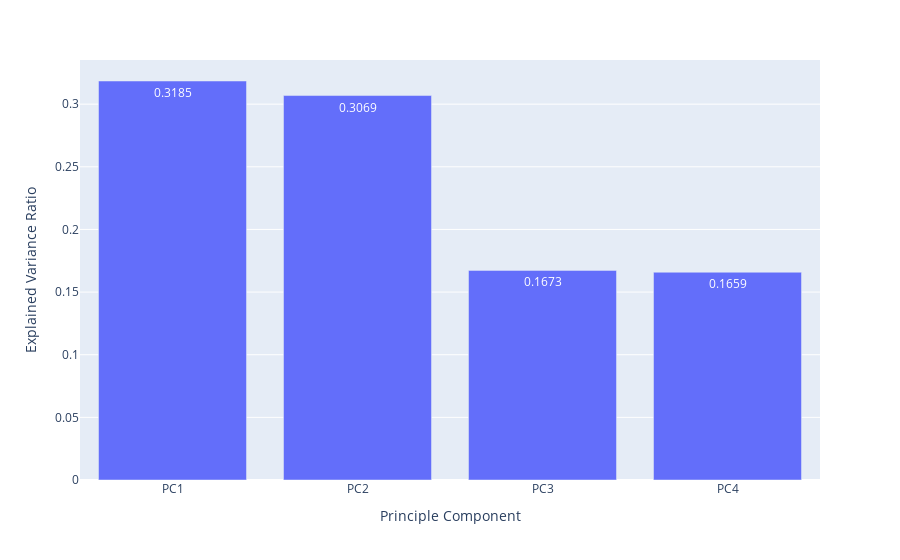

This figure's notebook cell:
### Code cell
explained_variance = pd.DataFrame({'Explained Variance Ratio':pca1.explained_variance_ratio_,
             'Principle Component':['PC'+ str(i+1) for i in range(pca1.n_components_)]})

fig = px.bar(explained_variance, x='Principle Component', y='Explained Variance Ratio', text_auto='.4f')
fig.show()

### Figure 1 — Plotly figure (JSON) as saved in the notebook; plotly's stock layout.template omitted (floating-point values rounded to 4 significant figures)
{"data": [{"alignmentgroup": "True", "hovertemplate": "Principle Component=%{x}<br>Explained Variance Ratio=%{y}<extra></extra>", "legendgroup": "", "marker": {"color": "#636efa", "pattern": {"shape": ""}}, "name": "", "offsetgroup": "", "orientation": "v", "showlegend": false, "textposition": "auto", "texttemplate": "%{y:.4f}", "type": "bar", "x": ["PC1", "PC2", "PC3", "PC4"], "xaxis": "x", "y": [0.3185, 0.3069, 0.1673, 0.1659], "yaxis": "y"}], "layout": {"barmode": "relative", "legend": {"tracegroupgap": 0}, "margin": {"t": 60}, "xaxis": {"anchor": "y", "domain": [0, 1], "title": {"text": "Principle Component"}}, "yaxis": {"anchor": "x", "domain": [0, 1], "title": {"text": "Explained Variance Ratio"}}}}
